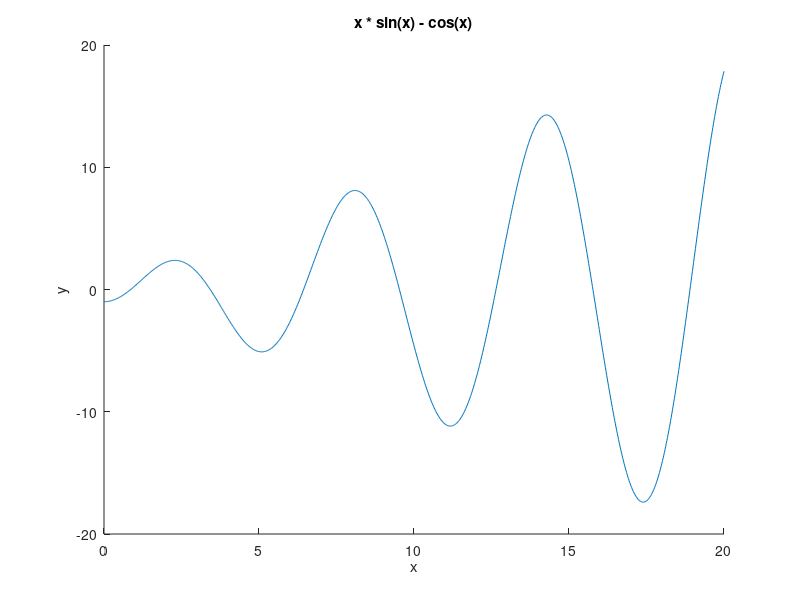

This figure's MATLAB source:
x = linspace(0, 20, 1000);
y = x .* sin(x) - cos(x);

hold on
title("x * sin(x) - cos(x)");
xlabel('x');
ylabel('y');
plot(x, y);


